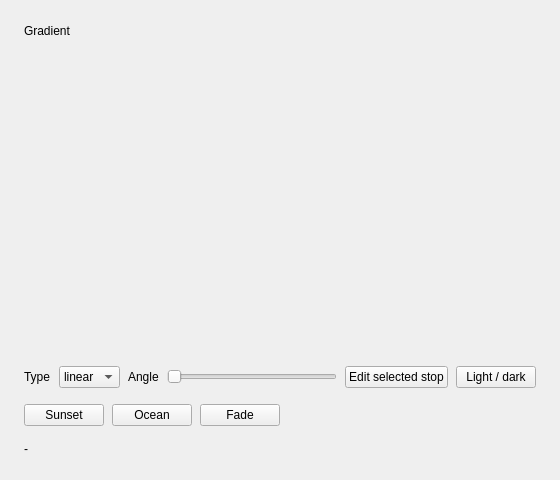
<?xml version='1.0' encoding='utf-8'?>
<ui version="4.0">
 <class>MainWindow</class>
 <widget class="QMainWindow" name="MainWindow">
  <property name="geometry">
   <rect>
    <x>0</x>
    <y>0</y>
    <width>560</width>
    <height>480</height>
   </rect>
  </property>
  <property name="windowTitle">
   <string>QCustomGradientPicker</string>
  </property>
  <widget class="QWidget" name="centralwidget">
   <layout class="QVBoxLayout" name="mainLayout" stretch="0,0,1,0,0,0">
    <property name="spacing">
     <number>16</number>
    </property>
    <property name="leftMargin">
     <number>24</number>
    </property>
    <property name="topMargin">
     <number>24</number>
    </property>
    <property name="rightMargin">
     <number>24</number>
    </property>
    <property name="bottomMargin">
     <number>24</number>
    </property>
    <item>
     <widget class="QLabel" name="headingLabel">
      <property name="text">
       <string>Gradient</string>
      </property>
     </widget>
    </item>
    <item>
     <widget class="QCustomGradientPicker" name="gradientPicker" />
    </item>
    <item>
     <widget class="QWidget" name="previewHolder" native="true">
      <property name="minimumSize">
       <size>
        <width>0</width>
        <height>160</height>
       </size>
      </property>
      <layout class="QVBoxLayout" name="previewLayout">
       <property name="spacing">
        <number>0</number>
       </property>
       <property name="leftMargin">
        <number>0</number>
       </property>
       <property name="topMargin">
        <number>0</number>
       </property>
       <property name="rightMargin">
        <number>0</number>
       </property>
       <property name="bottomMargin">
        <number>0</number>
       </property>
      </layout>
     </widget>
    </item>
    <item>
     <layout class="QHBoxLayout" name="controlsRow" stretch="0,0,0,1,0,0">
      <property name="spacing">
       <number>8</number>
      </property>
      <item>
       <widget class="QLabel" name="typeCaption">
        <property name="text">
         <string>Type</string>
        </property>
       </widget>
      </item>
      <item>
       <widget class="QComboBox" name="typeBox">
        <item>
         <property name="text">
          <string>linear</string>
         </property>
        </item>
        <item>
         <property name="text">
          <string>radial</string>
         </property>
        </item>
       </widget>
      </item>
      <item>
       <widget class="QLabel" name="angleCaption">
        <property name="text">
         <string>Angle</string>
        </property>
       </widget>
      </item>
      <item>
       <widget class="QSlider" name="angleSlider">
        <property name="maximum">
         <number>359</number>
        </property>
        <property name="orientation">
         <enum>Qt::Horizontal</enum>
        </property>
       </widget>
      </item>
      <item>
       <widget class="QPushButton" name="editStopBtn">
        <property name="text">
         <string>Edit selected stop</string>
        </property>
       </widget>
      </item>
      <item>
       <widget class="QPushButton" name="themeBtn">
        <property name="text">
         <string>Light / dark</string>
        </property>
       </widget>
      </item>
     </layout>
    </item>
    <item>
     <layout class="QHBoxLayout" name="presetsRow">
      <property name="spacing">
       <number>8</number>
      </property>
      <item>
       <widget class="QPushButton" name="presetSunset">
        <property name="text">
         <string>Sunset</string>
        </property>
       </widget>
      </item>
      <item>
       <widget class="QPushButton" name="presetOcean">
        <property name="text">
         <string>Ocean</string>
        </property>
       </widget>
      </item>
      <item>
       <widget class="QPushButton" name="presetFade">
        <property name="text">
         <string>Fade</string>
        </property>
       </widget>
      </item>
      <item>
       <spacer name="presetsSpacer">
        <property name="orientation">
         <enum>Qt::Horizontal</enum>
        </property>
        <property name="sizeHint" stdset="0">
         <size>
          <width>40</width>
          <height>20</height>
         </size>
        </property>
       </spacer>
      </item>
     </layout>
    </item>
    <item>
     <widget class="QLabel" name="statusLabel">
      <property name="text">
       <string>-</string>
      </property>
     </widget>
    </item>
   </layout>
  </widget>
 </widget>
 <customwidgets>
  <customwidget>
   <class>QCustomGradientPicker</class>
   <extends>QWidget</extends>
   <header location="global">Custom_Widgets.QCustomGradientPicker.h</header>
  </customwidget>
 <customwidget><class>QPushButton</class><extends>QPushButton</extends><header location="global">Custom_Widgets.Theme.h</header><container>1</container></customwidget><customwidget><class>QLabel</class><extends>QLabel</extends><header location="global">Custom_Widgets.Theme.h</header><container>1</container></customwidget></customwidgets>
 <connections />
</ui>
